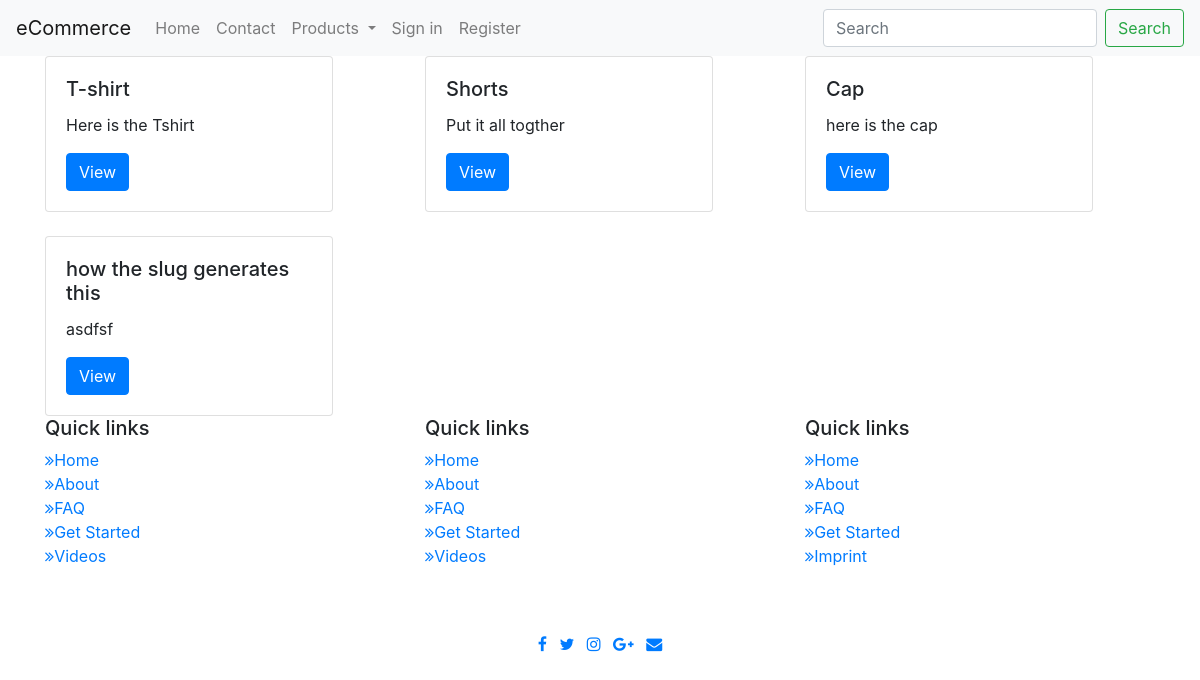
Before: /products/ with the older database file.
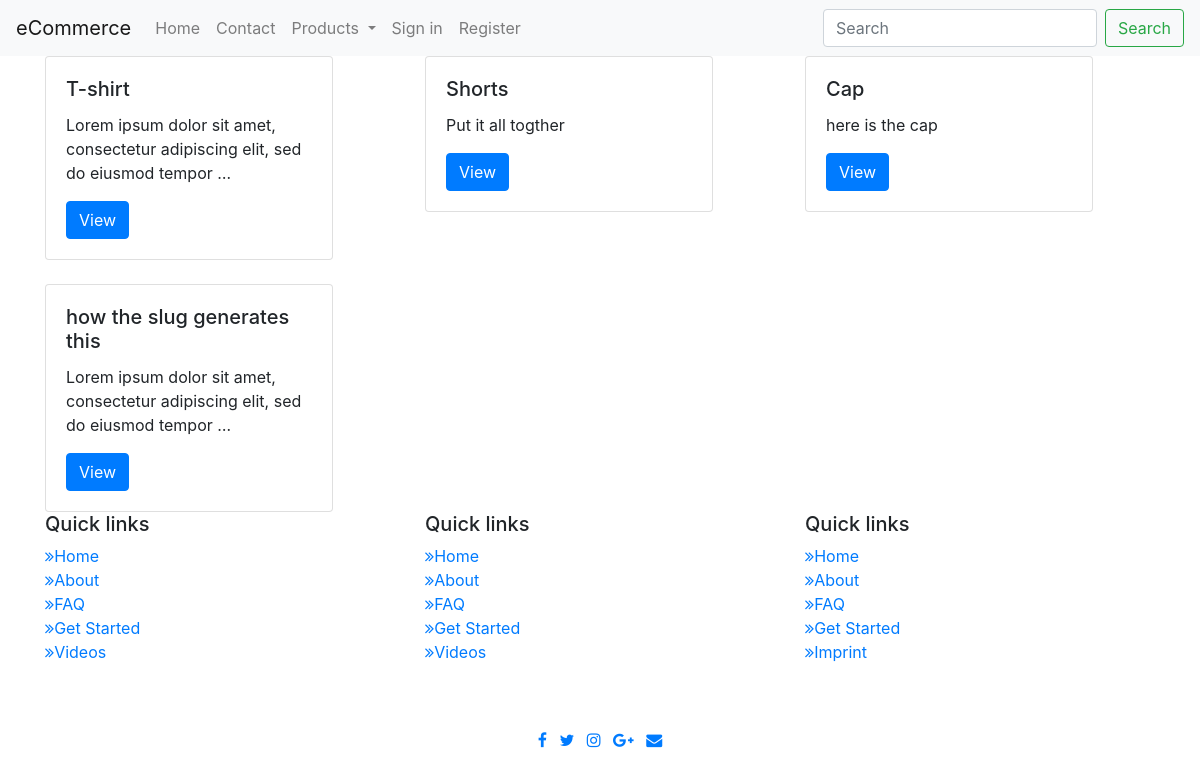
After: the same page with the newer database file.
### products/models.py (models this page shows, shortened)
class Product(models.Model):
    title = models.CharField(max_length=120)
    slug = models.SlugField(blank=True, unique=True)
    discription = models.TextField()
    price = models.DecimalField(decimal_places=2, max_digits=20, default=0.00)
    image = models.ImageField(upload_to=upload_image_path, null="True", blank=True)
    feature = models.BooleanField(default="False")
    timestamp = models.DateTimeField(auto_now_add=True)
    def get_absolute_path(self):
        return reverse('products:detail', kwargs=dict(
            slug = self.slug
        ))

### products/views.py (the view)
# urls.py: path('', ProductListView.as_view(), name='list'),
class ProductListView(ListView):
    queryset = Product.objects.all()
    template_name = 'products/list.html'
    context_object_name = 'object_list'

### products/templates/products/list.html
{% extends "base.html" %}
{% load static %}
{% block content %}
    <div class="container">
        <div class="row">
            {% for object in object_list %}
                <div class="col">
                    {% include "products/snippets/card.html" with instance=object %}
                    {% if forloop.counter|divisibleby:3 %}
                        </div></div><br><div class="row">
                    {% else %}
                        </div>
                    {% endif %}
            {% endfor %}
        </div>
    </div>
{% endblock %}

### products/templates/products/snippets/card.html (shortened to what this page needs)
<div class="card" style="width: 18rem;">
    <div class="card-body">
        <h5 class="card-title">{{ instance.title }}</h5>
        <p class="card-text">{{ instance.discription|truncatewords:12 }}</p>
        <a href="{{ instance.get_absolute_path }}" class='btn btn-primary'>View</a>
    </div >
</div>

Changed rows visible on the page:
changed Product "T-shirt": discription "Here is the Tshirt" → "Lorem ipsum dolor sit amet, consectetur adipiscing elit, sed do eiusmod tempor …"
changed Product "how the slug generates this": discription "asdfsf" → "Lorem ipsum dolor sit amet, consectetur adipiscing elit, sed do eiusmod tempor …"
